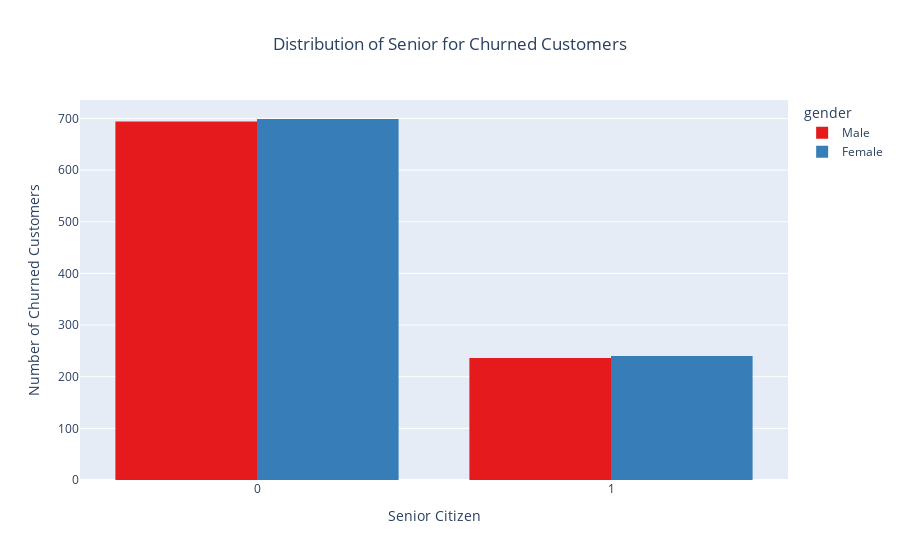

Notebook cell for this chart:
### Markdown cell above
This bar chart shows the number of churned customers across different contract types.

The highest churn is seen among customers with month-to-month contracts. This indicates that customers without long-term commitment are more likely to leave. In contrast, churn is significantly lower among those with one-year and especially two-year contracts, suggesting that longer commitments are associated with better customer retention.

### Code cell
fig = px.histogram(churners,
                   x = 'SeniorCitizen',
                   title = 'Distribution of Senior for Churned Customers',
                   color = 'gender',
                   barmode = 'group',
                   color_discrete_sequence=px.colors.qualitative.Set1)
fig.update_layout(xaxis_title = 'Senior Citizen',
                  yaxis_title = 'Number of Churned Customers',
                  title_x = 0.5)

fig.show()

### Figure 1 — Plotly figure (JSON) as saved in the notebook; plotly's stock layout.template omitted (floating-point values rounded to 4 significant figures; data arrays with more than 128 entries replaced by an {"elided": "..."} marker saying what was removed)
{"data": [{"alignmentgroup": "True", "bingroup": "x", "hovertemplate": "gender=Male<br>SeniorCitizen=%{x}<br>count=%{y}<extra></extra>", "legendgroup": "Male", "marker": {"color": "rgb(228,26,28)", "pattern": {"shape": ""}}, "name": "Male", "offsetgroup": "Male", "orientation": "v", "showlegend": true, "type": "histogram", "x": {"elided": "930 int values"}, "xaxis": "x", "yaxis": "y"}, {"alignmentgroup": "True", "bingroup": "x", "hovertemplate": "gender=Female<br>SeniorCitizen=%{x}<br>count=%{y}<extra></extra>", "legendgroup": "Female", "marker": {"color": "rgb(55,126,184)", "pattern": {"shape": ""}}, "name": "Female", "offsetgroup": "Female", "orientation": "v", "showlegend": true, "type": "histogram", "x": {"elided": "939 int values"}, "xaxis": "x", "yaxis": "y"}], "layout": {"barmode": "group", "legend": {"title": {"text": "gender"}, "tracegroupgap": 0}, "title": {"text": "Distribution of Senior for Churned Customers", "x": 0.5}, "xaxis": {"anchor": "y", "domain": [0, 1], "title": {"text": "Senior Citizen"}}, "yaxis": {"anchor": "x", "domain": [0, 1], "title": {"text": "Number of Churned Customers"}}}}
